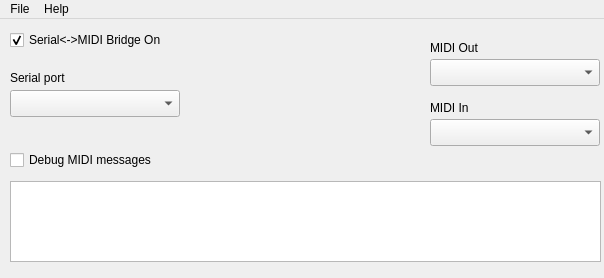
<?xml version="1.0" encoding="UTF-8"?>
<ui version="4.0">
 <class>MainWindow</class>
 <widget class="QMainWindow" name="MainWindow">
  <property name="geometry">
   <rect>
    <x>0</x>
    <y>0</y>
    <width>604</width>
    <height>278</height>
   </rect>
  </property>
  <property name="sizePolicy">
   <sizepolicy hsizetype="Fixed" vsizetype="Fixed">
    <horstretch>0</horstretch>
    <verstretch>0</verstretch>
   </sizepolicy>
  </property>
  <property name="windowTitle">
   <string>Hairless MIDI&lt;-&gt;Serial Bridge</string>
  </property>
  <widget class="QWidget" name="centralWidget">
   <widget class="QListWidget" name="lst_debug">
    <property name="geometry">
     <rect>
      <x>10</x>
      <y>162</y>
      <width>591</width>
      <height>81</height>
     </rect>
    </property>
    <property name="sizePolicy">
     <sizepolicy hsizetype="Expanding" vsizetype="Expanding">
      <horstretch>0</horstretch>
      <verstretch>1</verstretch>
     </sizepolicy>
    </property>
    <property name="autoScroll">
     <bool>true</bool>
    </property>
   </widget>
   <widget class="QLabel" name="label_4">
    <property name="geometry">
     <rect>
      <x>210</x>
      <y>30</y>
      <width>201</width>
      <height>91</height>
     </rect>
    </property>
    <property name="text">
     <string/>
    </property>
    <property name="pixmap">
     <pixmap resource="resources.qrc">:/images/images/arrows.png</pixmap>
    </property>
   </widget>
   <widget class="QLabel" name="label">
    <property name="geometry">
     <rect>
      <x>10</x>
      <y>50</y>
      <width>146</width>
      <height>17</height>
     </rect>
    </property>
    <property name="maximumSize">
     <size>
      <width>212</width>
      <height>16777215</height>
     </size>
    </property>
    <property name="text">
     <string>Serial port</string>
    </property>
   </widget>
   <widget class="QCheckBox" name="chk_on">
    <property name="geometry">
     <rect>
      <x>10</x>
      <y>10</y>
      <width>185</width>
      <height>22</height>
     </rect>
    </property>
    <property name="text">
     <string>Serial&lt;-&gt;MIDI Bridge On</string>
    </property>
    <property name="checked">
     <bool>true</bool>
    </property>
   </widget>
   <widget class="QCheckBox" name="chk_debug">
    <property name="geometry">
     <rect>
      <x>10</x>
      <y>130</y>
      <width>201</width>
      <height>22</height>
     </rect>
    </property>
    <property name="text">
     <string>Debug MIDI messages</string>
    </property>
   </widget>
   <widget class="QComboBox" name="cmbMidiIn">
    <property name="geometry">
     <rect>
      <x>430</x>
      <y>100</y>
      <width>170</width>
      <height>27</height>
     </rect>
    </property>
   </widget>
   <widget class="QLabel" name="label_2">
    <property name="geometry">
     <rect>
      <x>430</x>
      <y>20</y>
      <width>175</width>
      <height>17</height>
     </rect>
    </property>
    <property name="maximumSize">
     <size>
      <width>212</width>
      <height>16777215</height>
     </size>
    </property>
    <property name="text">
     <string>MIDI Out</string>
    </property>
   </widget>
   <widget class="QLabel" name="label_3">
    <property name="geometry">
     <rect>
      <x>430</x>
      <y>80</y>
      <width>149</width>
      <height>17</height>
     </rect>
    </property>
    <property name="maximumSize">
     <size>
      <width>212</width>
      <height>16777215</height>
     </size>
    </property>
    <property name="text">
     <string>MIDI In</string>
    </property>
   </widget>
   <widget class="QComboBox" name="cmbMidiOut">
    <property name="geometry">
     <rect>
      <x>430</x>
      <y>40</y>
      <width>170</width>
      <height>27</height>
     </rect>
    </property>
   </widget>
   <widget class="QComboBox" name="cmbSerial">
    <property name="geometry">
     <rect>
      <x>10</x>
      <y>71</y>
      <width>170</width>
      <height>27</height>
     </rect>
    </property>
   </widget>
   <widget class="BlinkenLight" name="led_serial">
    <property name="geometry">
     <rect>
      <x>185</x>
      <y>77</y>
      <width>16</width>
      <height>16</height>
     </rect>
    </property>
    <property name="text">
     <string/>
    </property>
    <property name="pixmap">
     <pixmap resource="resources.qrc">:/images/images/led-off.png</pixmap>
    </property>
   </widget>
   <widget class="BlinkenLight" name="led_midiout">
    <property name="geometry">
     <rect>
      <x>410</x>
      <y>45</y>
      <width>16</width>
      <height>16</height>
     </rect>
    </property>
    <property name="text">
     <string/>
    </property>
    <property name="pixmap">
     <pixmap resource="resources.qrc">:/images/images/led-off.png</pixmap>
    </property>
   </widget>
   <widget class="BlinkenLight" name="led_midiin">
    <property name="geometry">
     <rect>
      <x>410</x>
      <y>105</y>
      <width>16</width>
      <height>16</height>
     </rect>
    </property>
    <property name="text">
     <string/>
    </property>
    <property name="pixmap">
     <pixmap resource="resources.qrc">:/images/images/led-off.png</pixmap>
    </property>
   </widget>
  </widget>
  <widget class="QMenuBar" name="menuBar">
   <property name="geometry">
    <rect>
     <x>0</x>
     <y>0</y>
     <width>604</width>
     <height>26</height>
    </rect>
   </property>
   <widget class="QMenu" name="menuFile">
    <property name="title">
     <string>File</string>
    </property>
    <addaction name="actionPreferences"/>
    <addaction name="separator"/>
    <addaction name="actionExit"/>
   </widget>
   <widget class="QMenu" name="menuHelp">
    <property name="title">
     <string>Help</string>
    </property>
    <addaction name="actionAbout"/>
   </widget>
   <addaction name="menuFile"/>
   <addaction name="menuHelp"/>
  </widget>
  <action name="actionExit">
   <property name="text">
    <string>Exit</string>
   </property>
   <property name="shortcut">
    <string>Ctrl+Q</string>
   </property>
  </action>
  <action name="actionAbout">
   <property name="text">
    <string>About Hairless MIDI&lt;-&gt;Serial Bridge...</string>
   </property>
  </action>
  <action name="actionPreferences">
   <property name="text">
    <string>Preferences...</string>
   </property>
  </action>
 </widget>
 <layoutdefault spacing="6" margin="11"/>
 <customwidgets>
  <customwidget>
   <class>BlinkenLight</class>
   <extends>QLabel</extends>
   <header>src/BlinkenLight.h</header>
  </customwidget>
 </customwidgets>
 <tabstops>
  <tabstop>chk_on</tabstop>
  <tabstop>cmbSerial</tabstop>
  <tabstop>cmbMidiOut</tabstop>
  <tabstop>cmbMidiIn</tabstop>
  <tabstop>chk_debug</tabstop>
  <tabstop>lst_debug</tabstop>
 </tabstops>
 <resources>
  <include location="resources.qrc"/>
 </resources>
 <connections/>
</ui>
